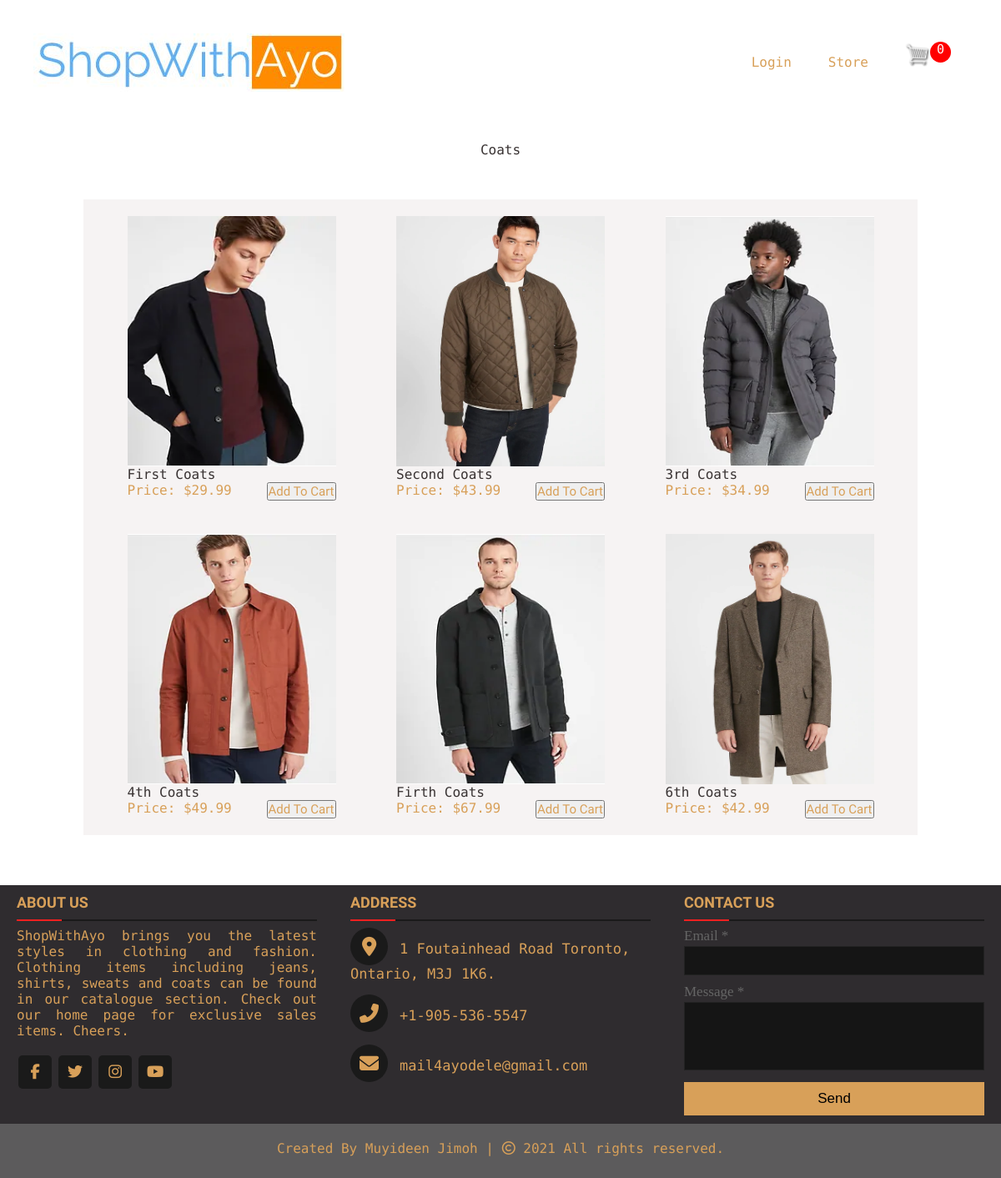
The app's page /coats/ with its own data.
### product_category/models.py (models this page shows, shortened)
class Product(models.Model):
  category_status = (
    ('coats', 'coats'),
    ('jeans', 'jeans'),
    ('shirts', 'shirts'),
    ('sweats', 'sweats'),
  )
  name = models.CharField(max_length=200)
  price = models.DecimalField(max_digits=9, decimal_places=2)
  image = models.ImageField(null=True, blank=True)
  category = models.CharField(
    max_length=200,
    choices=category_status,
    blank=True,
    default='',
    help_text='Clothing Category',
    )
  @property
  def imageURL(self):
    try:
      url = self.image.url
    except:
      url = ''
    return url
  def get_absolute_url(self):
    return f"details/{self.id}/"

### product_category/views.py (the view)
# urls.py: path('coats/', views.coatsPage, name='coats'),
def coatsPage(request):
  obj = Product.objects.filter(category='coats')
  data = cartData(request)
  cartItems = data['cartItems']
  context = {'object': obj, 'cartItems': cartItems}
  return render(request, 'product_category/coats.html', context)

### product_category/utils.py (called while the page is built, shortened)
def cookieCart(request):
  try:
    cart = json.loads(request.COOKIES['cart']) # turns our data from json into a python dictionary
  except:
    cart = {}
  items = []
  order = {'get_cart_total': 0, 'get_cart_items':0, 'shipping':True}
  cartItems = order['get_cart_items']
  return {'items': items, 'order': order, 'cartItems': cartItems}

def cartData(request):
  if request.user.is_authenticated:
    customer = request.user.customer
    order, created = Order.objects.get_or_create(customer=customer, complete=False)
    items = order.orderitem_set.all()
    cartItems = order.get_cart_items
  else:
    cookieData = cookieCart(request)
    items = cookieData['items']
    order = cookieData['order']
    cartItems = cookieData['cartItems']
  return {'items': items, 'order': order, 'cartItems': cartItems}

### product_category/templates/product_category/coats.html
{% extends 'product_category/base.html' %}
{% load static %}
{% block content %}
  <div class="product-category"> <p>Coats</p></div>
  <div class="products-wrapper">
    {% for coat in object %}
      <div class="product-container">
        <div class="Product-Image">
          <a href="{{ coat.get_absolute_url }}"><img src="{{coat.imageURL}}" alt=""></a>
        </div>
        <p>{{ coat.name }}</p>
        <div class="price-cart">
          <span>Price: ${{ coat.price }}</span>
          <button data-product={{coat.id}} data-action="add" class="add-to-cart-button update-cart">Add To Cart</button>
        </div>
      </div>
    {% endfor %}
  </div>
{% endblock content %}

### static/css/mystylesheet.css (style rules this page uses)
:root { --mainText: #383232; --secondaryText: #d8a059; --mainColor: #eaeaea; --secondaryColor: #ffff; --borderColor: #c1c1c1; --s2backgroundColor: #e0c8b3; --buttonColor: black; --mainFont: "Russo One", sans-serif; --footerColor: #f4f5e6; }
* { margin: 0; padding: 0; text-decoration: none; list-style: none; box-sizing: border-box; }
html, body { height: 100%; padding: 0px; margin: 0px; color: var(--mainText); }
body { overflow-x: hidden; }
li, span, label, input, textarea { color: var(--secondaryText); font-family: "Roboto Mono", monospace; }
p { color: var(--mainText); font-family: "Roboto Mono", monospace; }
a { text-decoration: none; font-family: "Roboto Mono", monospace; color: var(--secondaryText); }
button { color: var(--buttonColor); cursor: pointer; }
.product-category { text-align: center; margin: auto; padding: auto; margin-bottom: 50px; margin-top: 50px; }
.products-wrapper { background-color: #f6f3f3; margin-left: 60px; margin-right: 60px; margin-bottom: 60px; display: flex; flex-wrap: wrap; justify-content: space-evenly; }
.product-container { width: 250px; margin: 20px; }
.Product-Image { width: 250px; height: 300px; background-color: red; }
.Product-Image img { width: 100%; height: 100%; }
.add-to-cart-button { float: right; text-align: center; color: #d8a059; font-family: var(--mainFont); font-size: 15px; text-align: center; cursor: pointer; }

### records on screen
Product: imageURL (picture), name "First Coats", price "29.99"
Product: imageURL (picture), name "Second Coats", price "43.99"
Product: imageURL (picture), name "3rd Coats", price "34.99"
Product: imageURL (picture), name "4th Coats", price "49.99"
Product: imageURL (picture), name "Firth Coats", price "67.99"
Product: imageURL (picture), name "6th Coats", price "42.99"

### other values on screen
{{ cartItems }} "0"
